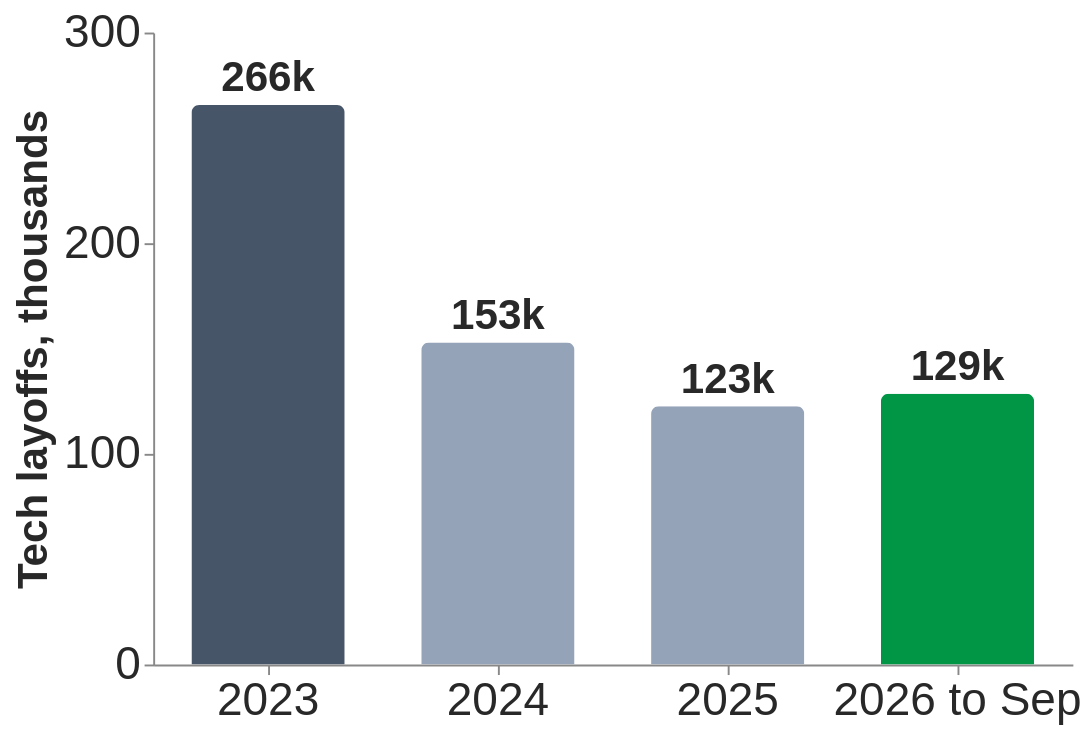

This figure's Vega-Lite source:
### Vega-Lite specification from a JSON file in a GitHub repository (floating-point values rounded to 4 significant figures)
{"$schema": "https://vega.github.io/schema/vega-lite/v5.json", "width": 480, "height": 330, "data": {"values": [{"y": "2023", "v": 265.7, "c": "#475569", "t": "266k"}, {"y": "2024", "v": 152.9, "c": "#94a3b8", "t": "153k"}, {"y": "2025", "v": 122.6, "c": "#94a3b8", "t": "123k"}, {"y": "2026 to Sep", "v": 128.5, "c": "#019546", "t": "129k"}]}, "layer": [{"mark": {"type": "bar", "width": 80, "cornerRadiusTopLeft": 4, "cornerRadiusTopRight": 4}, "encoding": {"x": {"field": "y", "type": "ordinal", "sort": null, "axis": {"title": null, "labelAngle": 0}}, "y": {"field": "v", "type": "quantitative", "scale": {"domain": [0, 300]}, "axis": {"title": "Tech layoffs, thousands", "grid": false, "values": [0, 100, 200, 300]}}, "color": {"field": "c", "type": "nominal", "scale": null}}}, {"mark": {"type": "text", "dy": -14, "fontSize": 22, "fontWeight": "bold", "color": "#282828"}, "encoding": {"x": {"field": "y", "type": "ordinal", "sort": null}, "y": {"field": "v", "type": "quantitative"}, "text": {"field": "t"}}}], "config": {"font": "Tahoma, Verdana, sans-serif", "axis": {"labelFontSize": 24, "titleFontSize": 22, "labelColor": "#282828", "titleColor": "#282828"}, "view": {"stroke": null}}}
